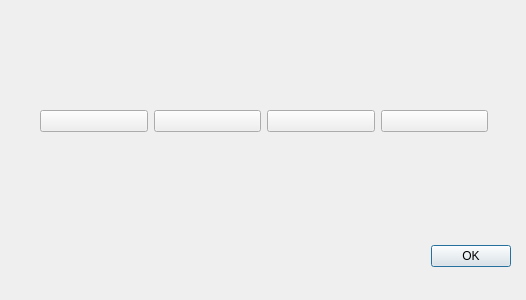
<?xml version="1.0" encoding="UTF-8"?>
<ui version="4.0">
 <class>BlackQueenDialog</class>
 <widget class="QDialog" name="BlackQueenDialog">
  <property name="geometry">
   <rect>
    <x>0</x>
    <y>0</y>
    <width>526</width>
    <height>300</height>
   </rect>
  </property>
  <property name="windowTitle">
   <string>Dialog</string>
  </property>
  <widget class="QDialogButtonBox" name="buttonBox">
   <property name="geometry">
    <rect>
     <x>170</x>
     <y>240</y>
     <width>341</width>
     <height>32</height>
    </rect>
   </property>
   <property name="orientation">
    <enum>Qt::Horizontal</enum>
   </property>
   <property name="standardButtons">
    <set>QDialogButtonBox::Ok</set>
   </property>
  </widget>
  <widget class="QWidget" name="horizontalLayoutWidget">
   <property name="geometry">
    <rect>
     <x>40</x>
     <y>70</y>
     <width>448</width>
     <height>103</height>
    </rect>
   </property>
   <layout class="QHBoxLayout" name="horizontalLayout">
    <item>
     <widget class="QPushButton" name="queen">
      <property name="text">
       <string/>
      </property>
      <property name="icon">
       <iconset resource="images.qrc">
        <normaloff>:/assets/queen_b.svg</normaloff>:/assets/queen_b.svg</iconset>
      </property>
      <property name="iconSize">
       <size>
        <width>95</width>
        <height>95</height>
       </size>
      </property>
     </widget>
    </item>
    <item>
     <widget class="QPushButton" name="rook">
      <property name="text">
       <string/>
      </property>
      <property name="icon">
       <iconset resource="images.qrc">
        <normaloff>:/assets/rook_b.svg</normaloff>:/assets/rook_b.svg</iconset>
      </property>
      <property name="iconSize">
       <size>
        <width>95</width>
        <height>95</height>
       </size>
      </property>
     </widget>
    </item>
    <item>
     <widget class="QPushButton" name="bishop">
      <property name="text">
       <string/>
      </property>
      <property name="icon">
       <iconset resource="images.qrc">
        <normaloff>:/assets/bishop_b.svg</normaloff>:/assets/bishop_b.svg</iconset>
      </property>
      <property name="iconSize">
       <size>
        <width>95</width>
        <height>95</height>
       </size>
      </property>
     </widget>
    </item>
    <item>
     <widget class="QPushButton" name="knight">
      <property name="text">
       <string/>
      </property>
      <property name="icon">
       <iconset resource="images.qrc">
        <normaloff>:/assets/knight_b.svg</normaloff>:/assets/knight_b.svg</iconset>
      </property>
      <property name="iconSize">
       <size>
        <width>95</width>
        <height>95</height>
       </size>
      </property>
     </widget>
    </item>
   </layout>
  </widget>
 </widget>
 <resources>
  <include location="images.qrc"/>
 </resources>
 <connections>
  <connection>
   <sender>buttonBox</sender>
   <signal>accepted()</signal>
   <receiver>BlackQueenDialog</receiver>
   <slot>accept()</slot>
   <hints>
    <hint type="sourcelabel">
     <x>248</x>
     <y>254</y>
    </hint>
    <hint type="destinationlabel">
     <x>157</x>
     <y>274</y>
    </hint>
   </hints>
  </connection>
  <connection>
   <sender>buttonBox</sender>
   <signal>rejected()</signal>
   <receiver>BlackQueenDialog</receiver>
   <slot>reject()</slot>
   <hints>
    <hint type="sourcelabel">
     <x>316</x>
     <y>260</y>
    </hint>
    <hint type="destinationlabel">
     <x>286</x>
     <y>274</y>
    </hint>
   </hints>
  </connection>
 </connections>
</ui>
